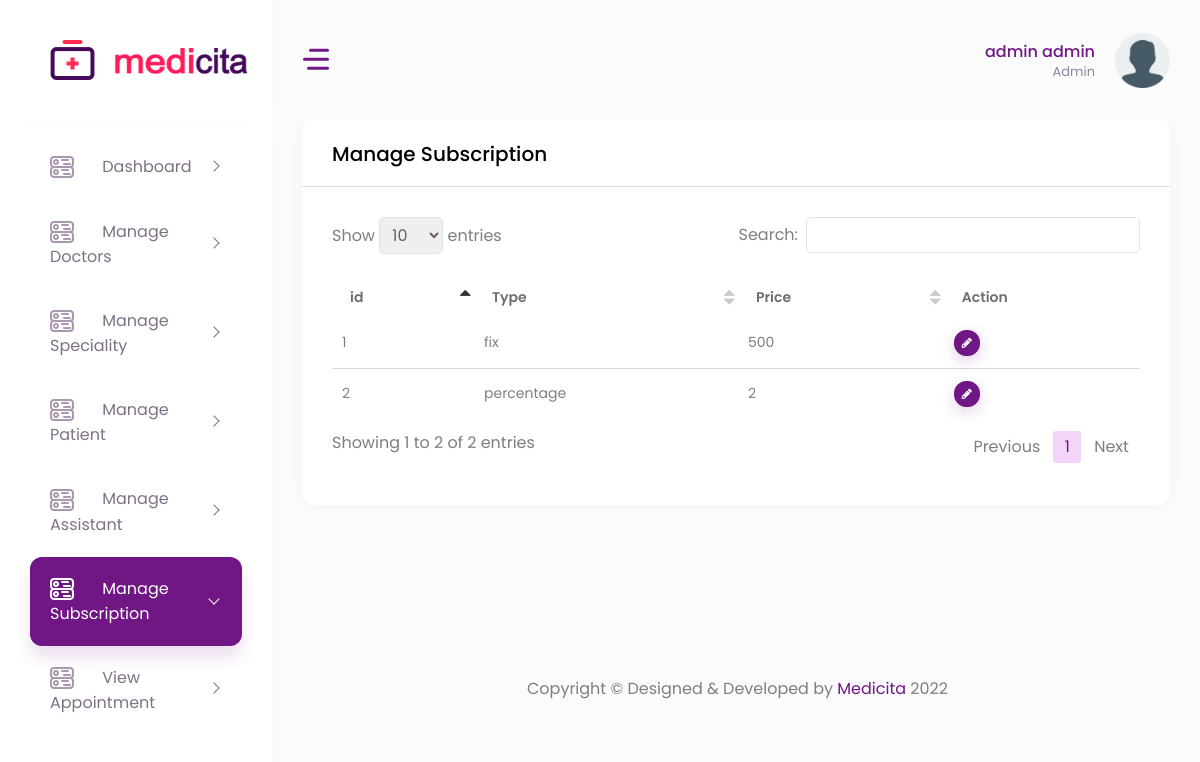
The app's page /manage_subscription.php (signed in) with its own data.
### tables this page shows
CREATE TABLE IF NOT EXISTS `user` (
  `id` int NOT NULL AUTO_INCREMENT,
  `user_type` enum('Admin','Doctor','Patient','Assistant') NOT NULL,
  `first_name` varchar(50) NOT NULL,
  `last_name` varchar(50) NOT NULL,
  `email` varchar(200) NOT NULL,
  `password` varchar(50) NOT NULL,
  `mobile_number` bigint NOT NULL,
  `gender` enum('Male','Female','Other','') DEFAULT NULL,
  `birth_date` date DEFAULT NULL,
  `otp` int DEFAULT NULL,
  `profile_photo` varchar(150) DEFAULT NULL,
  `bio` varchar(255) DEFAULT NULL,
  `address` text,
  `state` varchar(255) DEFAULT NULL,
  `city` varchar(255) DEFAULT NULL,
  `zip_code` int DEFAULT NULL,
  `status` enum('Pending','Rejected','Approved','') NOT NULL DEFAULT 'Pending',
  PRIMARY KEY (`id`)
);

CREATE TABLE IF NOT EXISTS `subscription` (
  `id` int NOT NULL AUTO_INCREMENT,
  `type` enum('fix','percentage') NOT NULL,
  `prize` double NOT NULL,
  PRIMARY KEY (`id`)
);

### manage_subscription.php (the view, shortened to what this page needs)
<?php
   include "action/databaseconn.php";
?>
<?php
   include "header.php";
?>
<?php
   $sql = "SELECT * FROM subscription";
   $result = $conn->query($sql);
   $arr_users = [];
?>
<div class="container-fluid">
    <div class="row">
        <div class="col-12">
            <div class="card">
                <div class="card-header">
                    <h4 class="card-title">Manage Subscription</h4>
                </div>
                <div class="card-body">
                    <div class="table-responsive">
                        <table id="example3" class="display" style="min-width: 845px">
                            <?php
                            if($result->num_rows > 0)
                                {
                                    $arr_users = $result->fetch_all(MYSQLI_ASSOC);
                                }
                            ?>
                            <thead>
                                <tr>
                                    <th>id</th>
                                    <th>Type</th>
                                    <th>Price</th>
                                    <th>Action</th>
                                </tr>
                            </thead>
                            <tbody>
                            <?php if(!empty($arr_users)) { ?>
                                <?php foreach($arr_users as $r) { ?>
                                <tr>
                                    <td><?php echo $r['id'] ?></td>
                                    <td><?php echo $r['type'] ?></td>
                                    <td><?php echo $r['prize'] ?></td>
                                    <td>
                                    <div class="d-flex">
                                        <button type="button" class="btn btn-primary shadow btn-xs sharp mr-1 edit-modal" data-toggle="modal" data-id="<?= $r['id'] ?>" data-target="#editModal"><i class="fa fa-pencil"></i></button>
                                    </div>
                                    </td>
                                </tr>
                                <?php }} ?>
                            </tbody>
                        </table>
                    </div>
                </div>
            </div>
        </div>
    </div>
</div>
<?php
   include "footer.php";
?>

### header.php (shortened to what this page needs)
<?php
include "action/databaseconn.php";
   if(!isset($_SESSION["login"]))
   {
   	header("location:index.php");
   }
   else
   {
      $user_type = $_SESSION['user_type'];
   }
   ?>
<!DOCTYPE html>
<html lang="en">
   <head>
      <link href="vendor/jqvmap/css/jqvmap.min.css" rel="stylesheet">
      <link rel="stylesheet" href="vendor/chartist/css/chartist.min.css">
      <link href="vendor/datatables/css/jquery.dataTables.min.css" rel="stylesheet">
      <link href="vendor/bootstrap-select/dist/css/bootstrap-select.min.css" rel="stylesheet">
      <link rel="stylesheet" href="vendor/toastr/css/toastr.min.css">
    <link href="vendor/bootstrap-material-datetimepicker/css/bootstrap-material-datetimepicker.css" rel="stylesheet">
      <link href="css/style.css" rel="stylesheet">
      <link href="css/custom.css" rel="stylesheet">
   </head>
   <body>
      <div id="main-wrapper">
      <div class="nav-header">
         <a href="index.php" class="brand-logo">
            <img class="logo-abbr" src="images/logo.png" alt="">
            <img class="brand-title" src="images/logo-text.png" alt="">
         </a>
         <div class="nav-control">
            <div class="hamburger">
               <span class="line"></span><span class="line"></span><span class="line"></span>
            </div>
         </div>
      </div>
      <div class="header">
         <div class="header-content">
            <nav class="navbar navbar-expand">
               <div class="collapse navbar-collapse justify-content-between">
                  <ul class="navbar-nav header-right">
                     <li class="nav-item dropdown header-profile">
                        <a class="nav-link" href="#" role="button" data-toggle="dropdown">
                           <div class="header-info">
                              <span><?php echo $_SESSION['first_name']." ".$_SESSION['last_name'] ?></span>
                              <small><?php echo $user_type?></small>
                           </div>
                           <?php
                              $query1 = "select * from user where id = '".$_SESSION['id']."'";
                              $result = mysqli_query($conn, $query1);
                              $arr_doc = [];
                              if($result->num_rows > 0)
                              {
                                 $arr_doc = $result->fetch_all(MYSQLI_ASSOC);
                              }
                           ?>
                           <?php if(!empty($arr_doc)) { ?>
                                 <?php foreach($arr_doc as $r2) {
                                    if ($r2['profile_photo'] > 0) {
                                       ?>
                                       <img src=<?php echo "image/".$r2['profile_photo'] ?> width="20" alt=""/>
                                 <?php
                                    }
                                    else {
                                       ?>
                                       <img src="images/avatar/727399.png" width="20" alt=""/>
                                 <?php
                                    }
                                    ?>
                           <?php }} ?>
                        </a>
                     </li>
                  </ul>
               </div>
            </nav>
         </div>
      </div>
      <div class="deznav">
         <div class="deznav-scroll">
            <?php
               if($_SESSION['user_type'] == "Doctor")
               {
                  include ("doctor_sidebar.php");
               }
               elseif($_SESSION['user_type'] == "Patient")
               {
                  include ("patient_sidebar.php");
               }
               elseif($_SESSION['user_type'] == "Admin")
               {
                  include ("admin_sidebar.php");
               }
               elseif($_SESSION['user_type'] == "Assistant")
               {
                  include ("assistant_sidebar.php");
               }
            ?>
         </div>
      </div>
      <div class="content-body">

### records on screen
subscription: id "1", type "fix", prize "500"
subscription: id "2", type "percentage", prize "2"

### other values on screen
$_SESSION['first_name'] "admin"
$_SESSION['last_name'] "admin"
$user_type "Admin"
